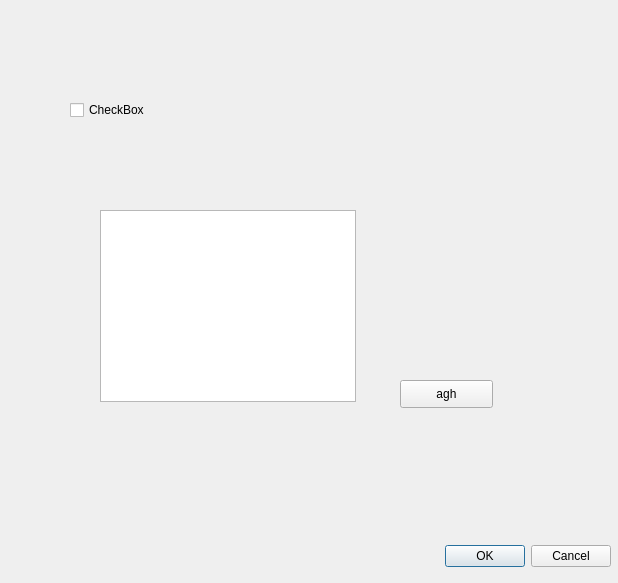
<?xml version="1.0" encoding="UTF-8"?>
<ui version="4.0">
 <class>Dialog</class>
 <widget class="QDialog" name="Dialog">
  <property name="geometry">
   <rect>
    <x>0</x>
    <y>0</y>
    <width>618</width>
    <height>583</height>
   </rect>
  </property>
  <property name="windowTitle">
   <string>Dialog</string>
  </property>
  <widget class="QDialogButtonBox" name="continue_2">
   <property name="geometry">
    <rect>
     <x>270</x>
     <y>540</y>
     <width>341</width>
     <height>32</height>
    </rect>
   </property>
   <property name="orientation">
    <enum>Qt::Horizontal</enum>
   </property>
   <property name="standardButtons">
    <set>QDialogButtonBox::Cancel|QDialogButtonBox::Ok</set>
   </property>
  </widget>
  <widget class="QPushButton" name="pushButton">
   <property name="geometry">
    <rect>
     <x>400</x>
     <y>380</y>
     <width>93</width>
     <height>28</height>
    </rect>
   </property>
   <property name="text">
    <string>agh</string>
   </property>
  </widget>
  <widget class="QCheckBox" name="checkBox">
   <property name="geometry">
    <rect>
     <x>70</x>
     <y>100</y>
     <width>81</width>
     <height>20</height>
    </rect>
   </property>
   <property name="text">
    <string>CheckBox</string>
   </property>
  </widget>
  <widget class="QTableView" name="tableView">
   <property name="geometry">
    <rect>
     <x>100</x>
     <y>210</y>
     <width>256</width>
     <height>192</height>
    </rect>
   </property>
  </widget>
 </widget>
 <resources/>
 <connections>
  <connection>
   <sender>continue_2</sender>
   <signal>accepted()</signal>
   <receiver>Dialog</receiver>
   <slot>accept()</slot>
   <hints>
    <hint type="sourcelabel">
     <x>248</x>
     <y>254</y>
    </hint>
    <hint type="destinationlabel">
     <x>157</x>
     <y>274</y>
    </hint>
   </hints>
  </connection>
  <connection>
   <sender>continue_2</sender>
   <signal>rejected()</signal>
   <receiver>Dialog</receiver>
   <slot>reject()</slot>
   <hints>
    <hint type="sourcelabel">
     <x>316</x>
     <y>260</y>
    </hint>
    <hint type="destinationlabel">
     <x>286</x>
     <y>274</y>
    </hint>
   </hints>
  </connection>
 </connections>
</ui>
